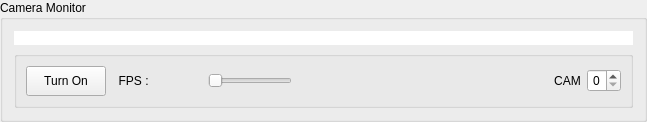
     <widget class="QGroupBox" name="FrameBox">
      <property name="sizePolicy">
       <sizepolicy hsizetype="Preferred" vsizetype="Preferred">
        <horstretch>10</horstretch>
        <verstretch>0</verstretch>
       </sizepolicy>
      </property>
      <property name="title">
       <string>Camera Monitor</string>
      </property>
      <layout class="QVBoxLayout" name="verticalLayout_7">
       <item>
        <widget class="QLabel" name="frame">
         <property name="sizePolicy">
          <sizepolicy hsizetype="Expanding" vsizetype="Expanding">
           <horstretch>0</horstretch>
           <verstretch>0</verstretch>
          </sizepolicy>
         </property>
         <property name="styleSheet">
          <string notr="true">background-color: rgb(255, 255, 255);</string>
         </property>
        </widget>
       </item>
       <item>
        <widget class="QGroupBox" name="groupBox">
         <layout class="QHBoxLayout" name="horizontalLayout_2">
          <item>
           <widget class="QPushButton" name="btn_cam">
            <property name="minimumSize">
             <size>
              <width>75</width>
              <height>30</height>
             </size>
            </property>
            <property name="focusPolicy">
             <enum>Qt::NoFocus</enum>
            </property>
            <property name="text">
             <string>Turn On</string>
            </property>
           </widget>
          </item>
          <item>
           <widget class="QLabel" name="lbl_fps">
            <property name="minimumSize">
             <size>
              <width>90</width>
              <height>0</height>
             </size>
            </property>
            <property name="text">
             <string>  FPS : </string>
            </property>
           </widget>
          </item>
          <item>
           <widget class="QSlider" name="sld_fps">
            <property name="focusPolicy">
             <enum>Qt::NoFocus</enum>
            </property>
            <property name="minimum">
             <number>1</number>
            </property>
            <property name="maximum">
             <number>30</number>
            </property>
            <property name="orientation">
             <enum>Qt::Horizontal</enum>
            </property>
           </widget>
          </item>
          <item>
           <widget class="QLabel" name="prt">
            <property name="sizePolicy">
             <sizepolicy hsizetype="Fixed" vsizetype="Preferred">
              <horstretch>0</horstretch>
              <verstretch>0</verstretch>
             </sizepolicy>
            </property>
            <property name="minimumSize">
             <size>
              <width>250</width>
              <height>0</height>
             </size>
            </property>
            <property name="text">
             <string/>
            </property>
           </widget>
          </item>
          <item>
           <layout class="QHBoxLayout" name="horizontalLayout_13">
            <item>
             <widget class="QLabel" name="lbl_cam">
              <property name="text">
               <string>CAM</string>
              </property>
              <property name="alignment">
               <set>Qt::AlignCenter</set>
              </property>
             </widget>
            </item>
            <item>
             <widget class="QSpinBox" name="sp_cam">
              <property name="minimumSize">
               <size>
                <width>0</width>
                <height>0</height>
               </size>
              </property>
              <property name="focusPolicy">
               <enum>Qt::NoFocus</enum>
              </property>
              <property name="alignment">
               <set>Qt::AlignCenter</set>
              </property>
              <property name="maximum">
               <number>9</number>
              </property>
              <property name="value">
               <number>0</number>
              </property>
             </widget>
            </item>
           </layout>
          </item>
         </layout>
        </widget>
       </item>
      </layout>
     </widget>
